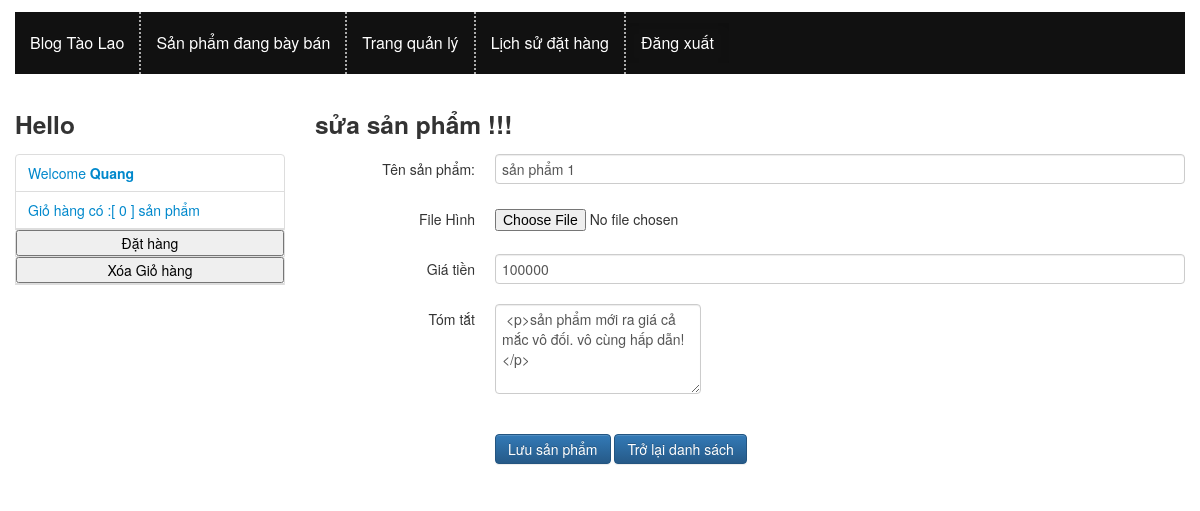
Screenshot of /index.php?c=product&m=edit&id=1 (signed in) with the database file from the repository.
### tables this page shows
CREATE TABLE IF NOT EXISTS `products` (
  `product_id` int(11) unsigned NOT NULL AUTO_INCREMENT,
  `product_name` text NOT NULL,
  `product_image` text NOT NULL,
  `product_ucontent` text NOT NULL,
  `product_price` float NOT NULL DEFAULT '0',
  PRIMARY KEY (`product_id`)
);

### includes/common.php (called while the page is built, shortened)
<?php
function render($file, $data) {
    extract($data);
    include ROOT . DS . 'views' . DS . $file;
}

### controllers/product.php (called while the page is built, shortened)
	<?php
function product_edit()
{
	$data = array();
	$Currentproduct = empty($_GET['id']) ? null : strtolower($_GET['id']);
	$data['products'] = model('product')->getOneBy($Currentproduct,'product_id');
	$data['template_file'] = 'product/edit.php';
	render('layout.php', $data);
}
	?>

### includes/db.php (called while the page is built, shortened)
<?php
function db_get_all($sql) {
    $result = mysql_query($sql);
    $data = array();
    if ($result) {
        while ($row = mysql_fetch_assoc($result)) {
            $data[] = $row;
        }
    }
    return $data;
}

### models/model.php (called while the page is built, shortened)
<?php
class Model {
    public $table = '';
    public function getOneBy($value, $field = null) {
        $sql = "SELECT * FROM `{$this->table}` WHERE `{$field}` = '" . esc($value) . "' LIMIT 1";
        $rows = db_get_all($sql);
        return isset($rows) ? $rows : false;
    }
}

### views/product/edit.php (the view, shortened to what this page needs)
<?php if($products !=null)
{
?>
<h3>sửa sản phẩm !!!</h3>
<form id="frmpost" class="form-horizontal" method="post" action="" enctype="multipart/form-data" >
  <div>
    <div class="control-group">
      <label class="control-label" for="inputName" >Tên sản phẩm: </label>
      <div class="controls">
        <input type="text" id="inputName" required placeholder="Tên sản phẩm" name="product_name" style="width:100%" value="<?php echo $products[0]['product_name']; ?>" />
      </div>
    </div>
    <div class="control-group">
      <label class="control-label" for="inputImage">File Hình </label>
      <div class="controls">
        <td> <input type="file" name="product_image" id="product_image" /> </td>
      </div>
    </div>
    <div class="control-group">
      <label class="control-label"  for="inputTag">Giá tiền </label>
      <div class="controls">
      <input type="number" required id="product_price" placeholder="Nhập số tiền" name="product_price" style="width:100%" value="<?php echo $products[0]['product_price'] ?>" />
      </div>
    </div>
    <div class="control-group">
      <label class="control-label" for="inputUcontent" >Tóm tắt</label>
      <div class="controls">
        <textarea rows="4" cols="50" name="product_ucontent" placeholder="Tóm tắt" class="ckeditor"> <?php echo $products[0]['product_ucontent'] ?> </textarea>
      </div>
    </div>
  </div>
  <br/>
  <div class="control-group" >
    <div class="controls">
      <button type="submit" class="btn btn-primary">Lưu sản phẩm</button>
      <a href="index.php?c=post&m=list; ?>" class="btn btn-primary">Trở lại danh sách</a>
    </div>
  </div>
</form>
<?php } ?>

### rows the page displays
products: product_name "sản phẩm 1", product_price "100000", product_ucontent "<p>sản phẩm mới ra giá cả mắc vô đối. vô cùng hấp dẫn!</p>"

### other values shown
$logged['name'] "Quang"
$item "0"
